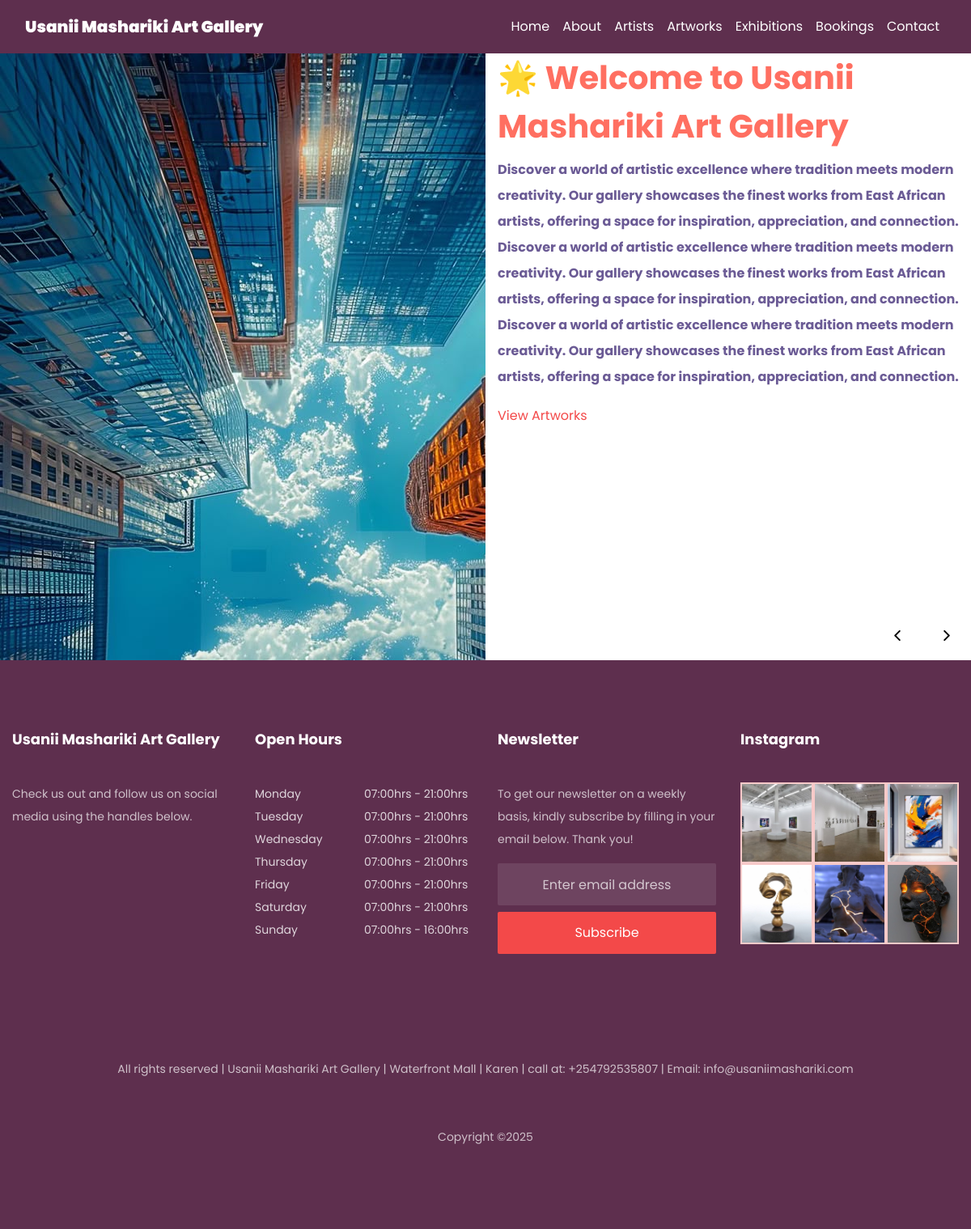
/home/, run on the app's committed database.
### usanii/models.py (models this page shows, shortened)
class Homepage(models.Model):
    heading = models.CharField(max_length=500, default='heading')
    description = models.TextField(max_length=3000, default='description')
    background_image1 = models.ImageField(upload_to='homepage', default='homepage.jpg')

class Footer(models.Model):
    heading = models.CharField(max_length=500, default='text1')
    about = models.CharField(max_length=500, default='text1')
    twitter = models.CharField(max_length=500, blank=False, null=False)
    facebook = models.CharField(max_length=500, blank=False, null=False)
    instagram = models.CharField(max_length=500, blank=False, null=False)
    open_days = models.CharField(max_length=500, default='text1')
    newsletter = models.CharField(max_length=500, default='text1')
    image1 = models.ImageField(upload_to='footer', default='testimony.jpg')
    image2 = models.ImageField(upload_to='footer', default='testimony.jpg')
    image3 = models.ImageField(upload_to='footer', default='testimony.jpg')
    image4 = models.ImageField(upload_to='footer', default='testimony.jpg')
    image5 = models.ImageField(upload_to='footer', default='testimony.jpg')
    image6 = models.ImageField(upload_to='footer', default='testimony.jpg')

### usanii/views.py (the view)
# urls.py: path('', redirect_to_login, name='home_redirect'),  # Redirects home to login
def home(request):
    return render(request, 'home.html', {
        "home": Homepage.objects.all(),
        "footer": Footer.objects.all()
    })

### usanii/templates/home.html (shortened to what this page needs)
{% extends 'common.html' %}
{% load static %}
{% block body %}
<section class="home-slider owl-carousel">
  {% for home in home %}
  <div class="slider-item">
    <div class="container-fluid h-100">
      <div class="row h-100">
        <div class="col-md-6 image-side p-0">
          <div class="slider-image h-100" style="background-image: url('{{ home.background_image1.url }}');"></div>
        </div>
        <div class="col-md-6 text-side">
          <div class="slider-text-container h-100">
            <div class="slider-content ftco-animate">
              <h1 class="slider-title" class="subheading mb-4 mt-6" style="color: #FF6F61; font-weight: bold;">{{ home.heading }}</h1>
              <p class="slider-description" class="mb-4" style="color: #6B5B95;"> <b>{{ home.description }}</b></p>
              <a href="{% url 'artworks' %}" class="slider-btn">View Artworks</a>
            </div>
          </div>
        </div>
      </div>
    </div>
  </div>
  {% endfor %}
</section>
{% endblock %}

### usanii/templates/common.html (shortened to what this page needs)
{% load static %}
<!doctype html>
<html lang="en">
<head>
    <link rel="stylesheet" href="{% static 'css/open-iconic-bootstrap.min.css' %}">
    <link rel="stylesheet" href="{% static 'css/animate.css' %}">
    <link rel="stylesheet" href="{% static 'css/owl.carousel.min.css' %}">
    <link rel="stylesheet" href="{% static 'css/owl.theme.default.min.css' %}">
    <link rel="stylesheet" href="{% static 'css/magnific-popup.css' %}">
    <link rel="stylesheet" href="{% static 'css/aos.css' %}">
    <link rel="stylesheet" href="{% static 'css/ionicons.min.css' %}">
    <link rel="stylesheet" href="{% static 'css/bootstrap-datepicker.css' %}">
    <link rel="stylesheet" href="{% static 'css/jquery.timepicker.css' %}">
    <link rel="stylesheet" href="{% static 'css/flaticon.css' %}">
    <link rel="stylesheet" href="{% static 'css/icomoon.css' %}">
    <link rel="stylesheet" href="https://cdnjs.cloudflare.com/ajax/libs/font-awesome/5.15.4/css/all.min.css">
    <link rel="stylesheet" href="{% static 'css/style.css' %}">
</head>
<body>
<nav class="navbar navbar-expand-lg navbar-dark ftco_navbar" id="ftco-navbar">
    <div class="container">
        <a class="navbar-brand" href="{% url 'home' %}">Usanii Mashariki Art Gallery</a>
        <div class="collapse navbar-collapse" id="ftco-nav">
            <ul class="navbar-nav ml-auto">
                <li class="nav-item {% if nav == 'index' %} active {% endif %}">
                    <a href="{% url 'home' %}" class="nav-link">Home</a>
                </li>
                <li class="nav-item {% if nav == 'about' %} active {% endif %}">
                    <a href="{% url 'about' %}" class="nav-link">About</a>
                </li>
                <li class="nav-item {% if nav == 'blog' %} active {% endif %}">
                    <a href="{% url 'artists' %}" class="nav-link">Artists</a>
                </li>
                <li class="nav-item {% if nav == 'menu' %} active {% endif %}">
                    <a href="{% url 'artworks' %}" class="nav-link">Artworks</a>
                </li>
                <li class="nav-item {% if nav == 'exhibitions' %} active {% endif %}">
                    <a href="{% url 'exhibitions' %}" class="nav-link">Exhibitions</a>
                </li>
                <li class="nav-item {% if nav == 'bookings' %} active {% endif %}">
                    <a href="{% url 'booking_list' %}" class="nav-link">Bookings</a>
                </li>
                <li class="nav-item {% if nav == 'contact' %} active {% endif %}">
                    <a href="{% url 'contact' %}" class="nav-link">Contact</a>
                </li>
            </ul>
        </div>
    </div>
</nav>
{% block body %}
{% endblock %}
{% for footer in footer %}
<footer class="ftco-footer ftco-section">
    <div class="container">
        <div class="row mb-5">
            <div class="col-md-6 col-lg-3">
                <div class="ftco-footer-widget mb-4">
                    <h2 class="ftco-heading-2">{{ footer.heading }}</h2>
                    <p>{{ footer.about }}</p>
                    <ul class="ftco-footer-social list-unstyled float-md-left float-lft mt-3">
                    </ul>
                </div>
            </div>
            <div class="col-md-6 col-lg-3">
                <div class="ftco-footer-widget mb-4">
                    <h2 class="ftco-heading-2">{{ footer.open_days }}</h2>
                    <ul class="list-unstyled open-hours">
                        <li class="d-flex"><span>Monday</span><span>07:00hrs - 21:00hrs</span></li>
                        <li class="d-flex"><span>Tuesday</span><span>07:00hrs - 21:00hrs</span></li>
                        <li class="d-flex"><span>Wednesday</span><span>07:00hrs - 21:00hrs</span></li>
                        <li class="d-flex"><span>Thursday</span><span>07:00hrs - 21:00hrs</span></li>
                        <li class="d-flex"><span>Friday</span><span>07:00hrs - 21:00hrs</span></li>
                        <li class="d-flex"><span>Saturday</span><span>07:00hrs - 21:00hrs</span></li>
                        <li class="d-flex"><span>Sunday</span><span>07:00hrs - 16:00hrs</span></li>
                    </ul>
                </div>
            </div>
            <div class="col-md-6 col-lg-3">
                <div class="ftco-footer-widget mb-4">
                    <h2 class="ftco-heading-2">Newsletter</h2>
                    <p>{{ footer.newsletter }}</p>
                    <form action="#" class="subscribe-form">
                        <div class="form-group">
                            <input type="text" class="form-control mb-2 text-center" placeholder="Enter email address">
                            <input type="submit" value="Subscribe" class="form-control submit px-3">
                        </div>
                    </form>
                </div>
            </div>
            <div class="col-md-6 col-lg-3">
                <div class="ftco-footer-widget mb-4">
                    <h2 class="ftco-heading-2">Instagram</h2>
                    <div class="thumb d-sm-flex">
                        <a href="#" class="thumb-menu img" style="background-image: url('{{ footer.image1.url }}')"></a>
                        <a href="#" class="thumb-menu img" style="background-image: url('{{ footer.image2.url }}');"></a>
                        <a href="#" class="thumb-menu img" style="background-image: url('{{ footer.image3.url }}');"></a>
                    </div>
                    <div class="thumb d-flex">
                        <a href="#" class="thumb-menu img" style="background-image: url('{{ footer.image4.url }}');"></a>
                        <a href="#" class="thumb-menu img" style="background-image: url('{{ footer.image5.url }}');"></a>
                        <a href="#" class="thumb-menu img" style="background-image: url('{{ footer.image6.url }}');"></a>
                    </div>
                </div>
            </div>
        </div>
        <div class="row">
            <div class="col-md-12 text-center">
                <p><br><br>All rights reserved | Usanii Mashariki Art Gallery | Waterfront Mall | Karen | call at: +254792535807 | Email: info@usaniimashariki.com<br><br><br>
                    Copyright &copy;<script>document.write(new Date().getFullYear());</script>
                </p>
            </div>
        </div>
    </div>
</footer>
{% endfor %}
</body>
</html>

### usanii/templates/common.html (style rules this page uses)
body { background-color: #FFFFFF; font-family: 'Poppins', sans-serif; }
.navbar, .ftco-footer { background-color: #5e2f4e; }
.navbar .nav-link, .navbar-brand { color: #FFFFFF !important; }
.btn, .form-control.submit { background-color: #88B04B; color: white; }
.ftco-footer { background-color: #5e2f4e !important; }
.ftco-footer .ftco-heading-2, .ftco-footer .icon-twitter, .ftco-footer .icon-facebook, .ftco-footer .icon-instagram { color: #FFFFFF; }
.ftco-footer p, .ftco-footer a, .ftco-footer span { color: #FFFFFFcc; }
.thumb-menu { border: 2px solid #F7CAC9; }
.open-hours span:first-child { color: #ffffffcc; }
.open-hours span:last-child { color: #ffffffcc; }

### data on the page
Homepage: background_image1 (picture), heading "🌟 Welcome to Usanii Mashariki Art Gallery", description "Discover a world of artistic excellence where tradition meets modern creativity. Our gallery showcases the finest works from East African artists, offering a space for inspiration, appreciation, and connection. Discover a world of artistic excellence where tradition meets modern creativity. Our gallery showcases the finest works from East African artists, offering a space for inspiration, appreciation, and connection. Discover a world of artistic excellence where tradition meets modern creativity. Our gallery showcases the finest works from East African artists, offering a space for inspiration, appreciation, and connection."
Footer: heading "Usanii Mashariki Art Gallery", about "Check us out and follow us on social media using the handles below.", open_days "Open Hours", newsletter "To get our newsletter on a weekly basis, kindly subscribe by filling in your email below. Thank you!", image1 (picture), image2 (picture), image3 (picture), image4 (picture), image5 (picture), image6 (picture)
